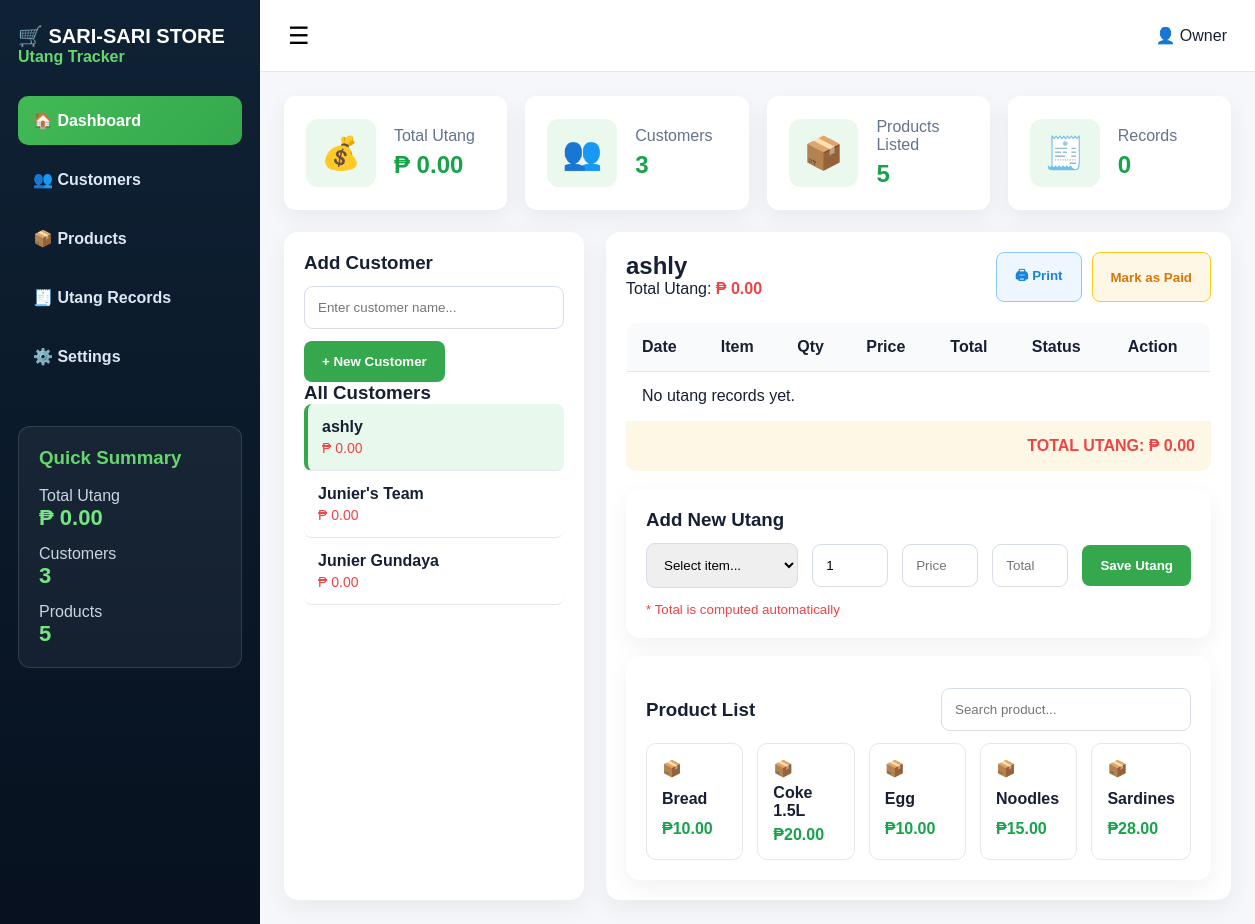
The page /customer/3 on the database as committed earlier.
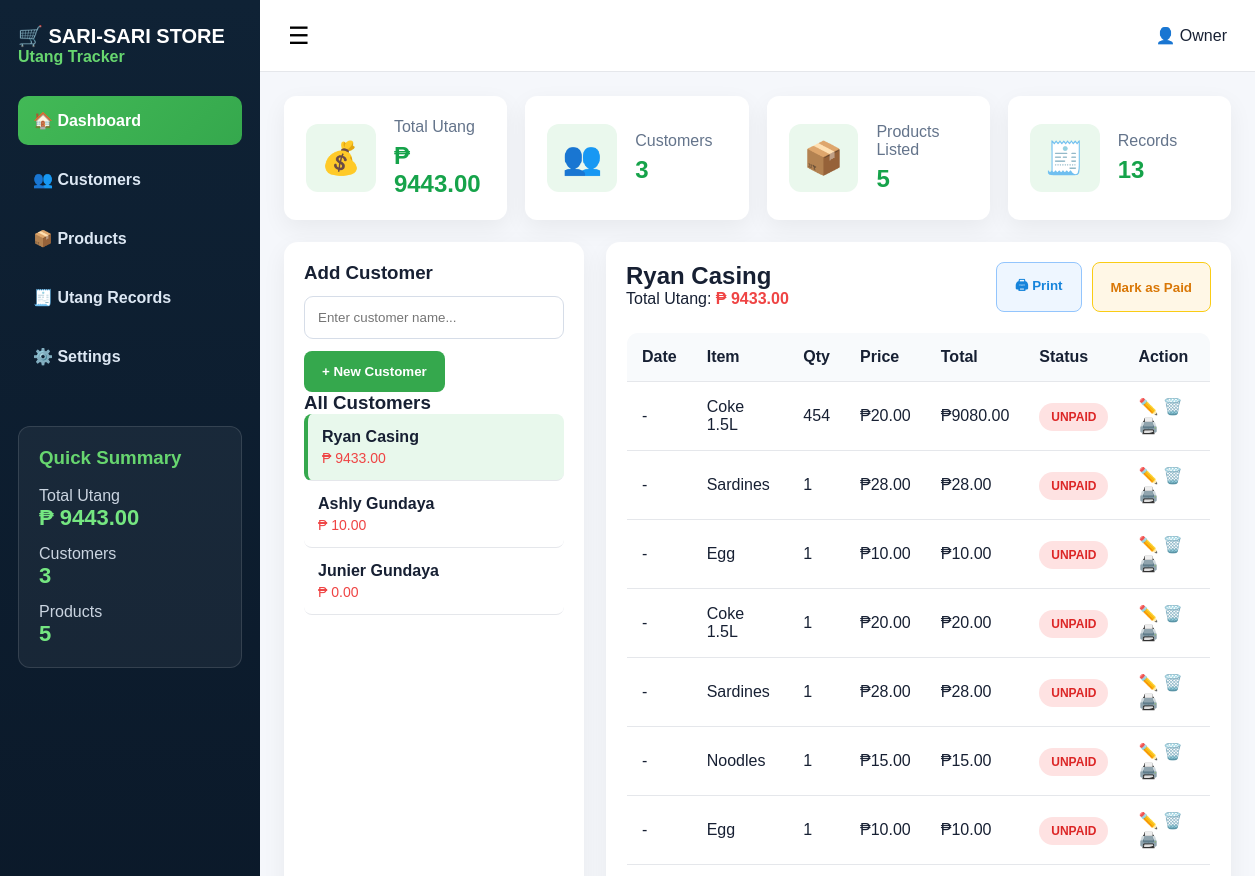
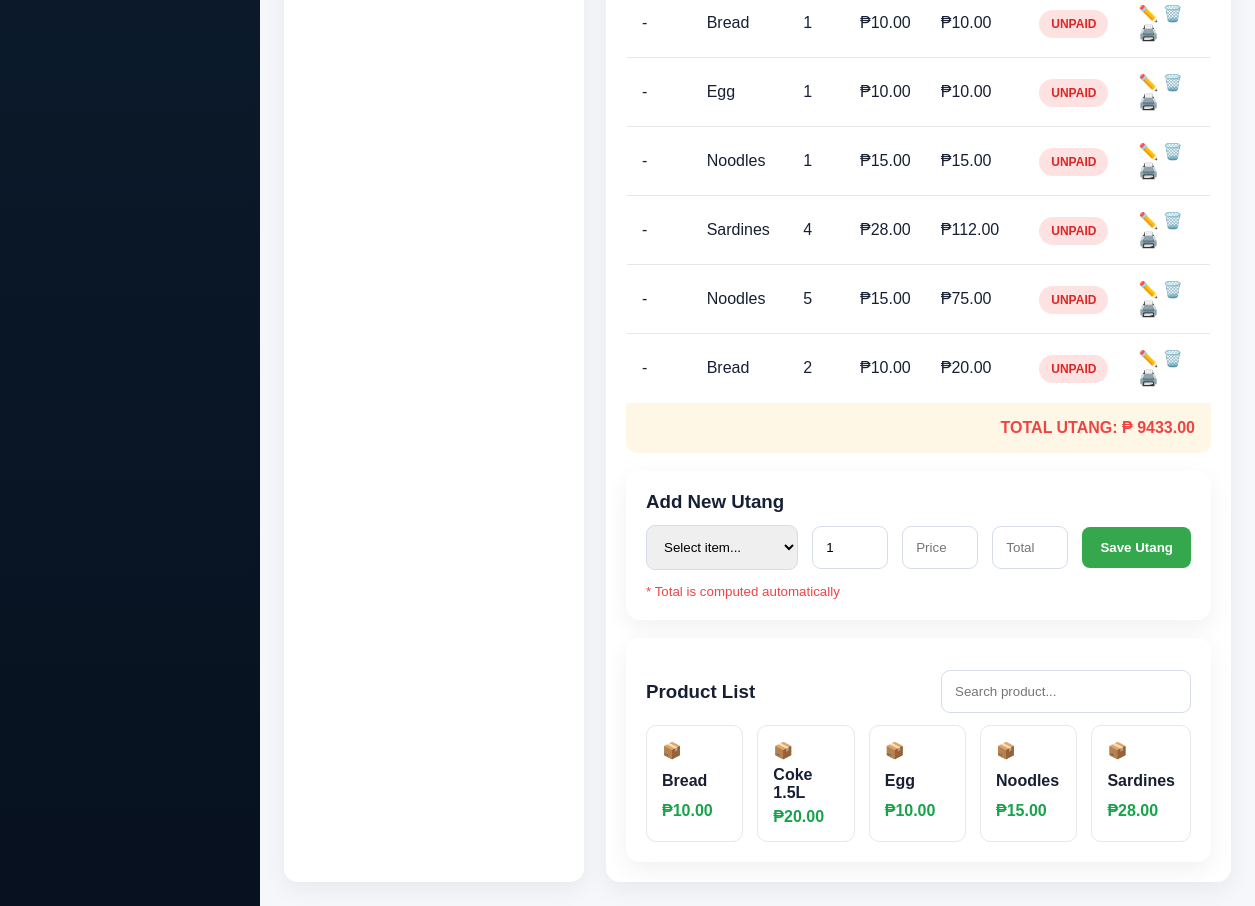
The same page on the database as committed later (2 pictures, top to bottom).
### tables this page shows
CREATE TABLE customers (
        id INTEGER PRIMARY KEY AUTOINCREMENT,
        name TEXT NOT NULL
    );

CREATE TABLE products (
        id INTEGER PRIMARY KEY AUTOINCREMENT,
        name TEXT NOT NULL,
        price REAL NOT NULL
    );

CREATE TABLE utang (
        id INTEGER PRIMARY KEY AUTOINCREMENT,
        customer_id INTEGER NOT NULL,
        item_name TEXT NOT NULL,
        quantity INTEGER NOT NULL,
        price REAL NOT NULL,
        total REAL NOT NULL,
        status TEXT DEFAULT 'UNPAID'
    );

### app.py (the view)
@app.route("/customer/<int:customer_id>")
def customer_page(customer_id):
    conn = get_db()
    cursor = conn.cursor()
    customers = get_customers_with_total(cursor)
    cursor.execute("SELECT * FROM products ORDER BY name")
    products = cursor.fetchall()
    cursor.execute("SELECT * FROM customers WHERE id = ?", (customer_id,))
    selected_customer = cursor.fetchone()
    cursor.execute(
        "SELECT * FROM utang WHERE customer_id = ? ORDER BY id DESC",
        (customer_id,)
    )
    utang_list = cursor.fetchall()
    cursor.execute(
        "SELECT COALESCE(SUM(total), 0) FROM utang WHERE customer_id = ?",
        (customer_id,)
    )
    selected_total = cursor.fetchone()[0]
    cursor.execute("SELECT COALESCE(SUM(total), 0) FROM utang")
    total_utang = cursor.fetchone()[0]
    conn.close()
    return render_template(
        "index.html",
        customers=customers,
        products=products,
        selected_customer=selected_customer,
        utang_list=utang_list,
        selected_total=selected_total,
        total_utang=total_utang
    )

### app.py (called while the page is built)
def get_db():
    return sqlite3.connect("database.db")

def get_customers_with_total(cursor):
    cursor.execute("""
    SELECT customers.id, customers.name, COALESCE(SUM(utang.total), 0)
    FROM customers
    LEFT JOIN utang ON customers.id = utang.customer_id
    GROUP BY customers.id
    ORDER BY customers.id DESC
    """)
    return cursor.fetchall()

### templates/index.html (shortened to what this page needs)
<!DOCTYPE html>
<html lang="en">
<head>
  <link rel="stylesheet" href="{{ url_for('static', filename='style.css') }}">
</head>
<body>
<div class="app">
  <aside class="sidebar">
    <h2>🛒 SARI-SARI STORE</h2>
    <p>Utang Tracker</p>
    <nav>
      <a class="active">🏠 Dashboard</a>
      <a>👥 Customers</a>
      <a>📦 Products</a>
      <a>🧾 Utang Records</a>
      <a>⚙️ Settings</a>
    </nav>
    <div class="summary">
      <h3>Quick Summary</h3>
      <p>Total Utang</p>
      <strong>₱ {{ "%.2f"|format(total_utang) }}</strong>
      <p>Customers</p>
      <strong>{{ customers|length }}</strong>
      <p>Products</p>
      <strong>{{ products|length }}</strong>
    </div>
  </aside>
  <main class="main">
    <header class="topbar">
      <button>☰</button>
      <div>👤 Owner</div>
    </header>
    <section class="cards">
      <div class="stat">
        <span>💰</span>
        <div>
          <p>Total Utang</p>
          <h2>₱ {{ "%.2f"|format(total_utang) }}</h2>
        </div>
      </div>
      <div class="stat">
        <span>👥</span>
        <div>
          <p>Customers</p>
          <h2>{{ customers|length }}</h2>
        </div>
      </div>
      <div class="stat">
        <span>📦</span>
        <div>
          <p>Products Listed</p>
          <h2>{{ products|length }}</h2>
        </div>
      </div>
      <div class="stat">
        <span>🧾</span>
        <div>
          <p>Records</p>
          <h2>{{ utang_list|length }}</h2>
        </div>
      </div>
    </section>
    <section class="content-grid">
      <div class="customer-panel">
        <h3>Add Customer</h3>
        <form action="/add-customer" method="POST">
          <input type="text" name="name" placeholder="Enter customer name..." required>
          <button class="green-btn" type="submit">+ New Customer</button>
        </form>
        <h3>All Customers</h3>
        {% if customers %}
          {% for customer in customers %}
            <a href="/customer/{{ customer[0] }}"
               class="customer {% if selected_customer and selected_customer[0] == customer[0] %}active-customer{% endif %}">
              <strong>{{ customer[1] }}</strong>
              <span>₱ {{ "%.2f"|format(customer[2]) }}</span>
            </a>
          {% endfor %}
        {% else %}
          <p class="empty">No customers yet.</p>
        {% endif %}
      </div>
      <div class="details">
        {% if selected_customer %}
          <div class="details-head">
            <div>
              <h2>{{ selected_customer[1] }}</h2>
              <p>Total Utang: <b>₱ {{ "%.2f"|format(selected_total) }}</b></p>
            </div>
            <div class="actions">
              <button class="blue-btn">🖨 Print</button>
              <button class="yellow-btn">Mark as Paid</button>
            </div>
          </div>
          <table>
            <thead>
              <tr>
                <th>Date</th>
                <th>Item</th>
                <th>Qty</th>
                <th>Price</th>
                <th>Total</th>
                <th>Status</th>
                <th>Action</th>
              </tr>
            </thead>
            <tbody>
              {% if utang_list %}
                {% for u in utang_list %}
                  <tr>
                    <td>-</td>
                    <td>{{ u[2] }}</td>
                    <td>{{ u[3] }}</td>
                    <td>₱{{ "%.2f"|format(u[4]) }}</td>
                    <td>₱{{ "%.2f"|format(u[5]) }}</td>
                    <td><span class="badge unpaid">{{ u[6] }}</span></td>
                    <td>✏️ 🗑️ 🖨️</td>
                  </tr>
                {% endfor %}
              {% else %}
                <tr>
                  <td colspan="7">No utang records yet.</td>
                </tr>
              {% endif %}
            </tbody>
          </table>
          <div class="total-row">
            TOTAL UTANG: <strong>₱ {{ "%.2f"|format(selected_total) }}</strong>
          </div>
          <div class="form-card">
            <h3>Add New Utang</h3>
            <form action="/add-utang" method="POST">
              <div class="form-grid">
                <select name="item_name" id="itemSelect" required>
                  <option value="">Select item...</option>
                </select>
                <input type="number" name="quantity" id="quantityInput" value="1" min="1" required>
                <input type="text" name="price" id="priceInput" placeholder="Price" readonly required>
                <input type="text" name="total" id="totalInput" placeholder="Total" readonly required>
                <button class="green-btn" type="submit">Save Utang</button>
              </div>
            </form>
            <small>* Total is computed automatically</small>
          </div>
        {% else %}
          <div class="empty-state">
            <h2>Select a customer</h2>
            <p>Click a customer from the list to view and add utang records.</p>
          </div>
        {% endif %}
        <div class="products">
          <div class="products-head">
            <h3>Product List</h3>
            <input type="text" placeholder="Search product...">
          </div>
          <div class="product-list">
            {% for product in products %}
              <div class="product">
                📦 <b>{{ product[1] }}</b>
                <span>₱{{ "%.2f"|format(product[2]) }}</span>
              </div>
            {% endfor %}
          </div>
        </div>
      </div>
    </section>
  </main>
</div>
</body>
</html>

### static/style.css (style rules this page uses)
* { margin: 0; padding: 0; box-sizing: border-box; font-family: Arial, sans-serif; }
body { background: #f5f7fb; color: #172033; }
.app { display: grid; grid-template-columns: 260px 1fr; min-height: 100vh; }
.sidebar { background: linear-gradient(180deg, #0f2235, #07111f); color: white; padding: 24px 18px; }
.sidebar h2 { font-size: 20px; }
.sidebar > p { color: #67d66f; margin-bottom: 30px; font-weight: bold; }
.sidebar nav { display: grid; gap: 10px; }
.sidebar nav a { padding: 15px; border-radius: 10px; color: #dce7f3; font-weight: bold; }
.sidebar nav a.active, .sidebar nav a:hover { background: linear-gradient(135deg, #42b956, #35a84d); color: white; }
.summary { margin-top: 45px; padding: 20px; border: 1px solid rgba(255,255,255,0.12); border-radius: 12px; background: rgba(255,255,255,0.05); }
.summary h3 { color: #67d66f; margin-bottom: 18px; }
.summary p { color: #cbd5e1; margin-top: 14px; }
.summary strong { color: #75e681; font-size: 22px; }
.main { padding: 0 24px 24px; }
.topbar { height: 72px; background: white; margin: 0 -24px 24px; padding: 0 28px; display: flex; align-items: center; justify-content: space-between; border-bottom: 1px solid #e5e7eb; }
.topbar button { border: none; background: transparent; font-size: 24px; }
.cards { display: grid; grid-template-columns: repeat(4, 1fr); gap: 18px; margin-bottom: 22px; }
.stat { background: white; padding: 22px; border-radius: 12px; display: flex; gap: 18px; align-items: center; box-shadow: 0 8px 25px rgba(0,0,0,0.06); }
.stat span { font-size: 32px; background: #eaf8ed; padding: 15px; border-radius: 12px; }
.stat p { color: #64748b; }
.stat h2 { color: #16a34a; margin-top: 6px; }
.content-grid { display: grid; grid-template-columns: 300px 1fr; gap: 22px; }
.customer-panel, .details, .form-card, .products { background: white; border-radius: 14px; padding: 20px; box-shadow: 0 8px 25px rgba(0,0,0,0.06); }
.customer-panel input, .products-head input, select, .form-grid input { width: 100%; padding: 13px; border: 1px solid #d6dde8; border-radius: 9px; margin: 12px 0; }
.green-btn, .blue-btn, .yellow-btn { border: none; padding: 13px 18px; border-radius: 8px; font-weight: bold; cursor: pointer; }
.green-btn { background: #35a84d; color: white; }
.blue-btn { background: #eef6ff; color: #1684db; border: 1px solid #93c5fd; }
.yellow-btn { background: #fff7e6; color: #d97706; border: 1px solid #facc15; }
.customer { padding: 14px; border-bottom: 1px solid #e5e7eb; }
.customer span { display: block; color: #ef4444; margin-top: 4px; }
.active-customer { background: #e8f8ec; border-left: 4px solid #35a84d; border-radius: 8px; }
.details-head { display: flex; justify-content: space-between; gap: 16px; margin-bottom: 20px; }
.details-head p b { color: #ef4444; }
.actions { display: flex; gap: 10px; flex-wrap: wrap; }
table { width: 100%; border-collapse: collapse; border: 1px solid #e5e7eb; border-radius: 12px; overflow: hidden; }
th, td { padding: 15px; text-align: left; border-bottom: 1px solid #e5e7eb; }
th { background: #f8fafc; }
.badge { padding: 7px 12px; border-radius: 20px; font-size: 12px; font-weight: bold; }
.unpaid { background: #fee2e2; color: #dc2626; }
.total-row { background: #fff7e6; padding: 16px; text-align: right; font-weight: bold; color: #ef4444; border-radius: 0 0 10px 10px; margin-bottom: 18px; }
.form-card { margin-top: 18px; }
.form-grid { display: grid; grid-template-columns: 2fr 1fr 1fr 1fr auto; gap: 14px; align-items: center; }
.form-card small { color: #ef4444; }
.products { margin-top: 18px; }
.products-head { display: flex; justify-content: space-between; gap: 20px; align-items: center; }
.products-head input { max-width: 250px; }
.product-list { display: grid; grid-template-columns: repeat(5, 1fr); gap: 14px; }
.product { border: 1px solid #e5e7eb; padding: 15px; border-radius: 10px; display: grid; gap: 6px; }
.product span { color: #16a34a; font-weight: bold; }
.customer { display: block; text-decoration: none; color: inherit; padding: 14px; border-bottom: 1px solid #e5e7eb; border-radius: 8px; transition: 0.2s; }
.customer strong { display: block; font-weight: 600; }
.customer span { display: block; color: #ef4444; font-size: 14px; margin-top: 4px; }
.active-customer { background: #e8f8ec; border-left: 4px solid #35a84d; }

Rows that differ between the two databases and show on the page:
changed customers: name "ashly" → "Ryan Casing"; customer "0.00" → "9433.00"
changed customers: name "Junier's Team" → "Ashly Gundaya"; customer "0.00" → "10.00"
added utang: item_name "Coke 1.5L", quantity "454", price "20.00", total "9080.00", status "UNPAID"
added utang: item_name "Sardines", quantity "1", price "28.00", total "28.00", status "UNPAID"
added utang: item_name "Egg", quantity "1", price "10.00", total "10.00", status "UNPAID"
added utang: item_name "Coke 1.5L", quantity "1", price "20.00", total "20.00", status "UNPAID"
added utang: item_name "Sardines", quantity "1", price "28.00", total "28.00", status "UNPAID"
added utang: item_name "Noodles", quantity "1", price "15.00", total "15.00", status "UNPAID"
added utang: item_name "Egg", quantity "1", price "10.00", total "10.00", status "UNPAID"
added utang: item_name "Bread", quantity "1", price "10.00", total "10.00", status "UNPAID"
added utang: item_name "Egg", quantity "1", price "10.00", total "10.00", status "UNPAID"
added utang: item_name "Noodles", quantity "1", price "15.00", total "15.00", status "UNPAID"
added utang: item_name "Sardines", quantity "4", price "28.00", total "112.00", status "UNPAID"
added utang: item_name "Noodles", quantity "5", price "15.00", total "75.00", status "UNPAID"
added utang: item_name "Bread", quantity "2", price "10.00", total "20.00", status "UNPAID"
Other text that changed with them:
{{ "%.2f"|format(total_utang) }}: "0.00" → "9443.00"
{{ utang_list|length }}: "0" → "13"
{{ "%.2f"|format(selected_total) }}: "0.00" → "9433.00"
text no longer shown: "No utang records yet."
